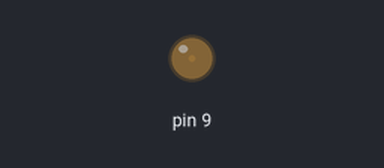
A sketch run on a simulated Arduino Uno, built with avr-gcc and run on an emulated ATmega328P. Shown: output pins drawn as LEDs (lit = HIGH).

Above: at 0.05 s.
At 0.95 s:
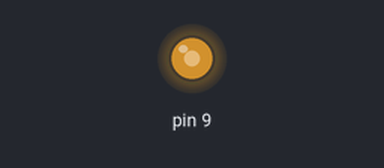
At 1.4 s:
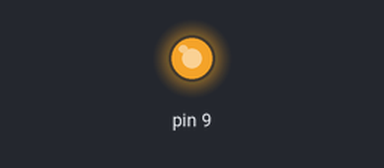
At 2.75 s:
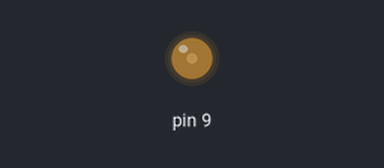
Timing chart, 0 to 7.0 s (numbered marks = the images above):
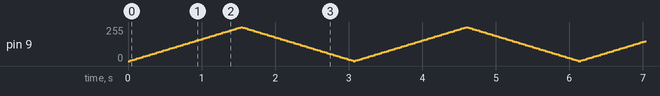

The sketch:

FadeLED.ino
```cpp
/**
  circuit: https://docs.arduino.cc/built-in-examples/basics/Fade/#circuit

  Connect the anode (the longer, positive leg) of your LED to digital output
  pin 9 on your board through a 220 ohm resistor. Connect the cathode (the
  shorter, negative leg) directly to ground.

  Digital output pin 9 is a pulse-width modulation (PWM) pin, ensure you use a
  PWM capable pin (indicated by a tilde (~)).

  **Note on resistors**:
  The resistor is essential for safe operation as it limits the current flowing
  through the LED, preventing damage to both the LED and the Arduino's output
  pin. You can choose the resistor value based on the desired current using
  Ohm's Law (V = IR) where V is the voltage of your board (5V or 3.3V) minus
  the forward voltage for the LED you are using (typical for red would be
  1.8 to 2.2 volts). In this case, using a 220-ohm resistor with an
  Arduino UNO R3 (a 5V board) limits the current to a safe level for both the
  LED and the Arduino pin. Adjusting the resistor value allows you to control
  the LED's brightness while ensuring safe operation. For 5V boards you can
  expect the LED to be visible to a resistor value of up to 1K Ohm.
  *********************

  The analogWrite() function used in the main loop requires two arguments:
  The first passes the function the pin to write to, and the second
  indicates what PWM value to write.

  In order to fade the LED off and on, gradually increase the PWM value from
  0 (all the way off) to 255 (all the way on), and then back to 0 once again
  to complete the cycle.

  The PWM value is set using the brightness variable. Each time through the
  loop, it increases by the value of the variable fadeAmount.

  If brightness is at either extreme of its value (either 0 or 255), then
  fadeAmount is changed to its negative. The next time through the loop,
  this change causes brightness to change direction as well.

  analogWrite() can change the PWM value very fast, so the delay at the end
  of the sketch controls the speed of the fade. Try changing the value of the
  delay and see how it changes the fading effect.

*/

int brightness = 0;
int fadeAmount = 5;  // how many points to fade the LED by

void setup() {
  // initialize pin 9 as an output:
  pinMode(9, OUTPUT);
}

void loop() {
  // set the brightness of pin 9:
  analogWrite(9, brightness);

  // update brightness for next iteration:
  brightness = brightness + fadeAmount;

  // reverse the direction of the fade at the two extremes:
  if (brightness <= 0 || brightness >= 255) {
    fadeAmount = -fadeAmount;
  }
  // delay in milliseconds to see the dimming effect:
  delay(30);
}
```
